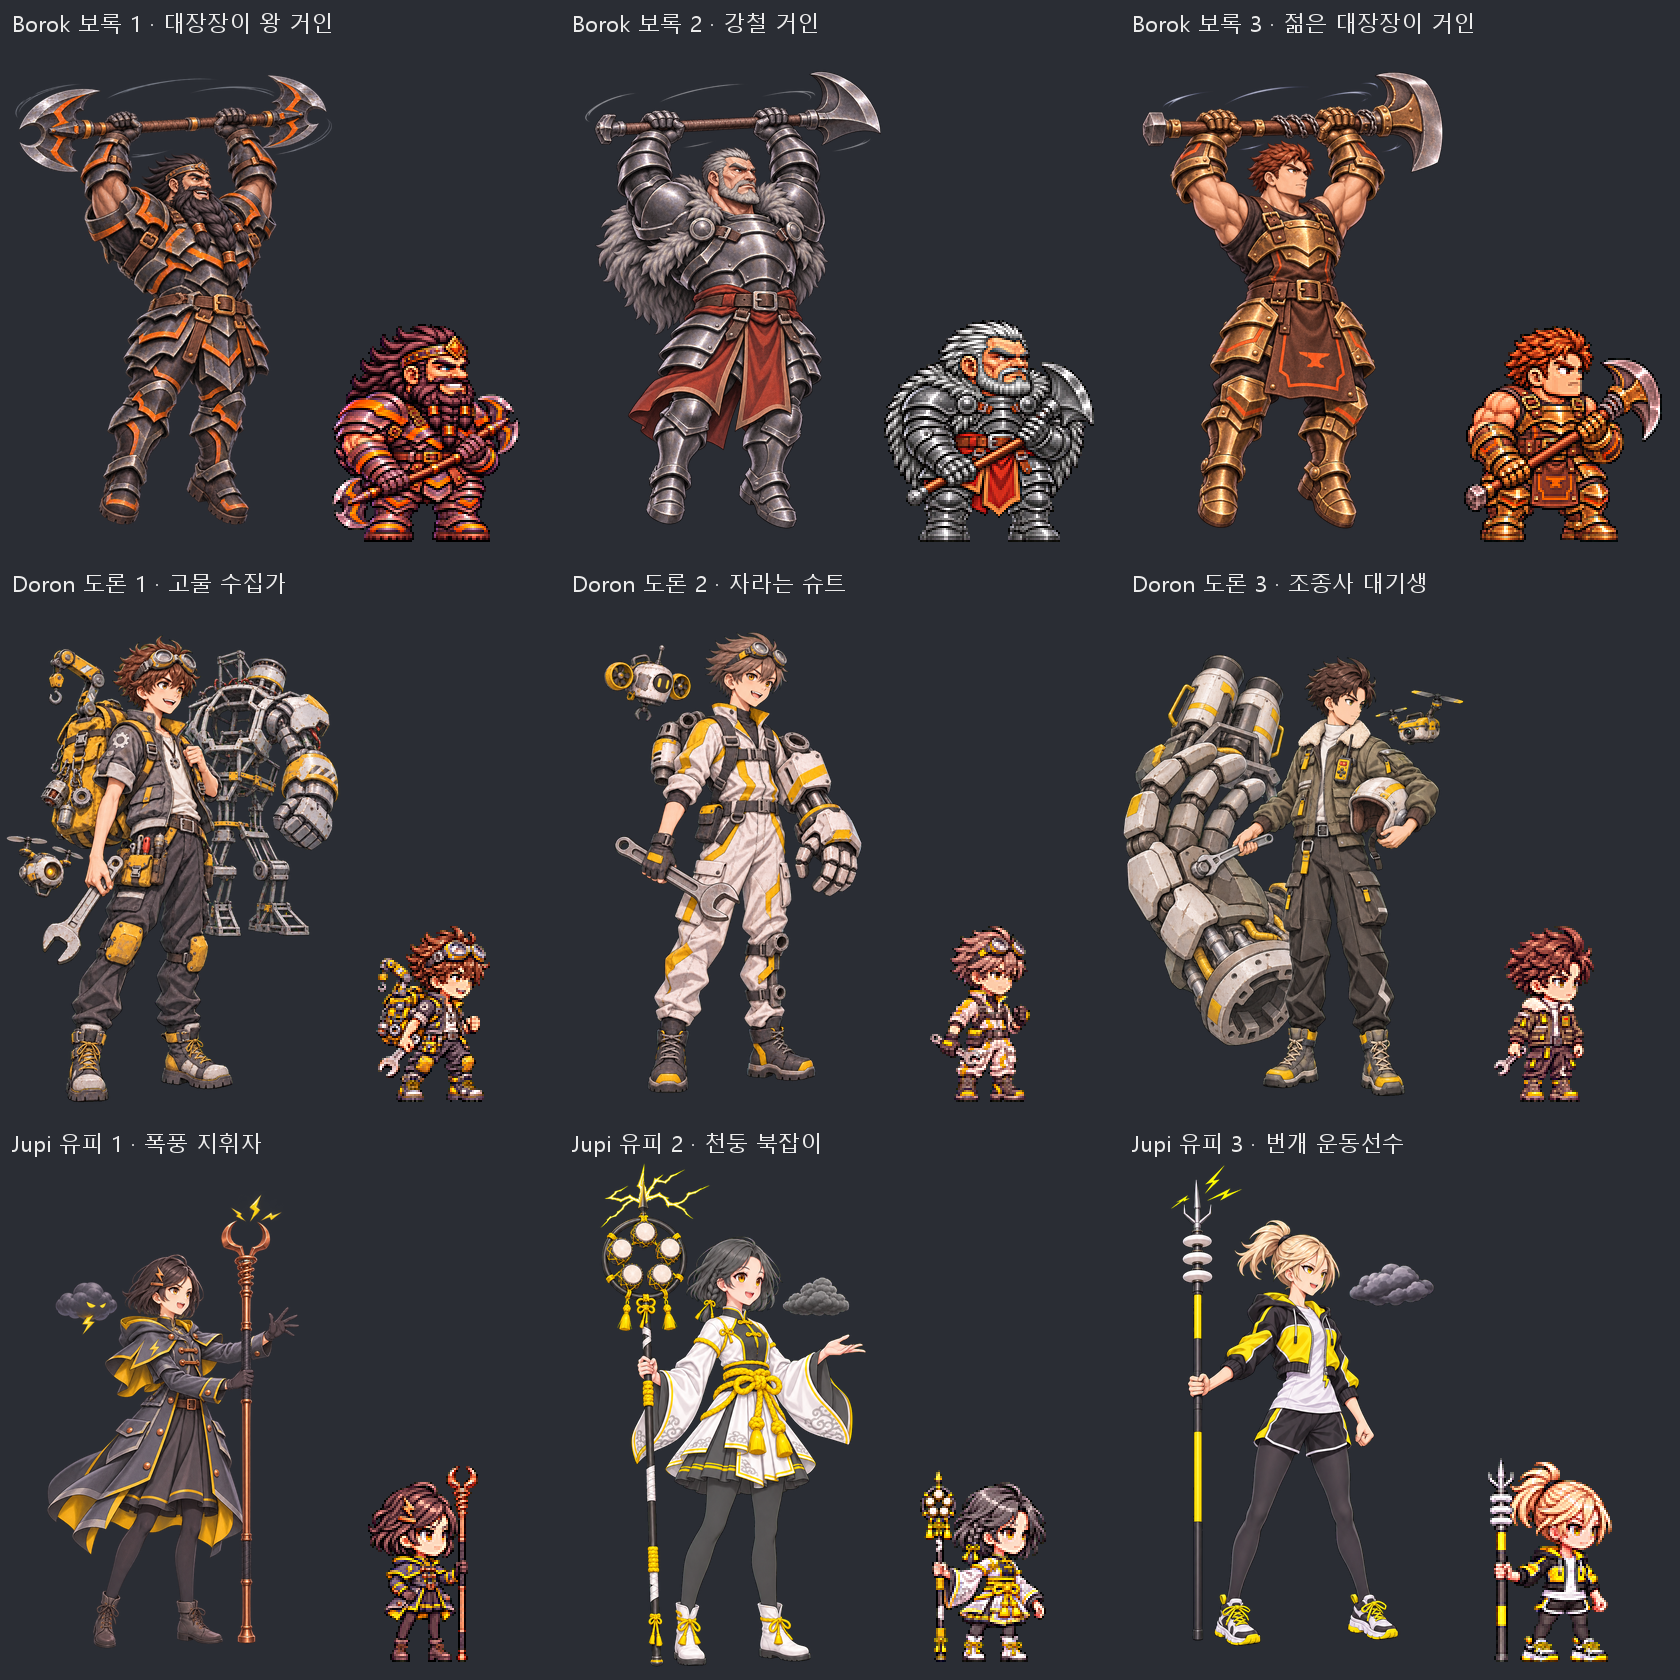

Reproduce this figure in Python.
"""One sheet of the nine new-character looks (CODEX-ART-99): a row per character, each look's illustration with its
idle frame at 2x nearest, labelled. Looks that are not drawn yet are left blank.

  python overview.py  ->  reports/new-characters-2026-11-26/art/overview.png
"""
from pathlib import Path

from PIL import Image, ImageDraw, ImageFont

ROOT = Path(__file__).resolve().parents[3]
ART = ROOT / "art" / "bakeoff" / "newchar-2026-11-26"
OUT = Path(__file__).resolve().parent / "overview.png"
NAMES = {
    "borok": ["대장장이 왕 거인", "강철 거인", "젊은 대장장이 거인"],
    "doron": ["고물 수집가", "자라는 슈트", "조종사 대기생"],
    "jupi": ["폭풍 지휘자", "천둥 북잡이", "번개 운동선수"],
}
TITLES = {"borok": "Borok 보록", "doron": "Doron 도론", "jupi": "Jupi 유피"}
W, H, TOP = 560, 520, 40


def main() -> None:
    font = ImageFont.truetype("C:/Windows/Fonts/malgun.ttf", 22)
    sheet = Image.new("RGB", (W * 3, (H + TOP) * 3), (42, 45, 52))
    draw = ImageDraw.Draw(sheet)
    for row, (cid, looks) in enumerate(NAMES.items()):
        for col, label in enumerate(looks):
            n = str(col + 1)
            x0, y0 = col * W, row * (H + TOP)
            draw.text((x0 + 12, y0 + 8), f"{TITLES[cid]} {n} · {label}", fill=(235, 235, 235), font=font)
            base = ART / cid / n
            art_path, idle_path = base / f"{cid}_illustration-{n}.png", base / f"{cid}-idle-{n}.png"
            if not art_path.exists():
                draw.text((x0 + 12, y0 + TOP + 200), "아직 없음", fill=(150, 150, 150), font=font)
                continue
            tile = Image.new("RGBA", (W, H), (42, 45, 52, 255))
            art = Image.open(art_path).convert("RGBA")
            art = art.resize((round(art.width * H / art.height), H), Image.LANCZOS)
            tile.alpha_composite(art, (0, 0))
            if idle_path.exists():
                idle = Image.open(idle_path).convert("RGBA")
                cell = idle.height
                idle = idle.crop((0, 0, cell, cell)).resize((cell * 2, cell * 2), Image.NEAREST)
                tile.alpha_composite(idle, (W - idle.width - 6, H - idle.height - 4))
            sheet.paste(tile.convert("RGB"), (x0, y0 + TOP))
    sheet.save(OUT)
    print(OUT, sheet.size)


if __name__ == "__main__":
    main()
